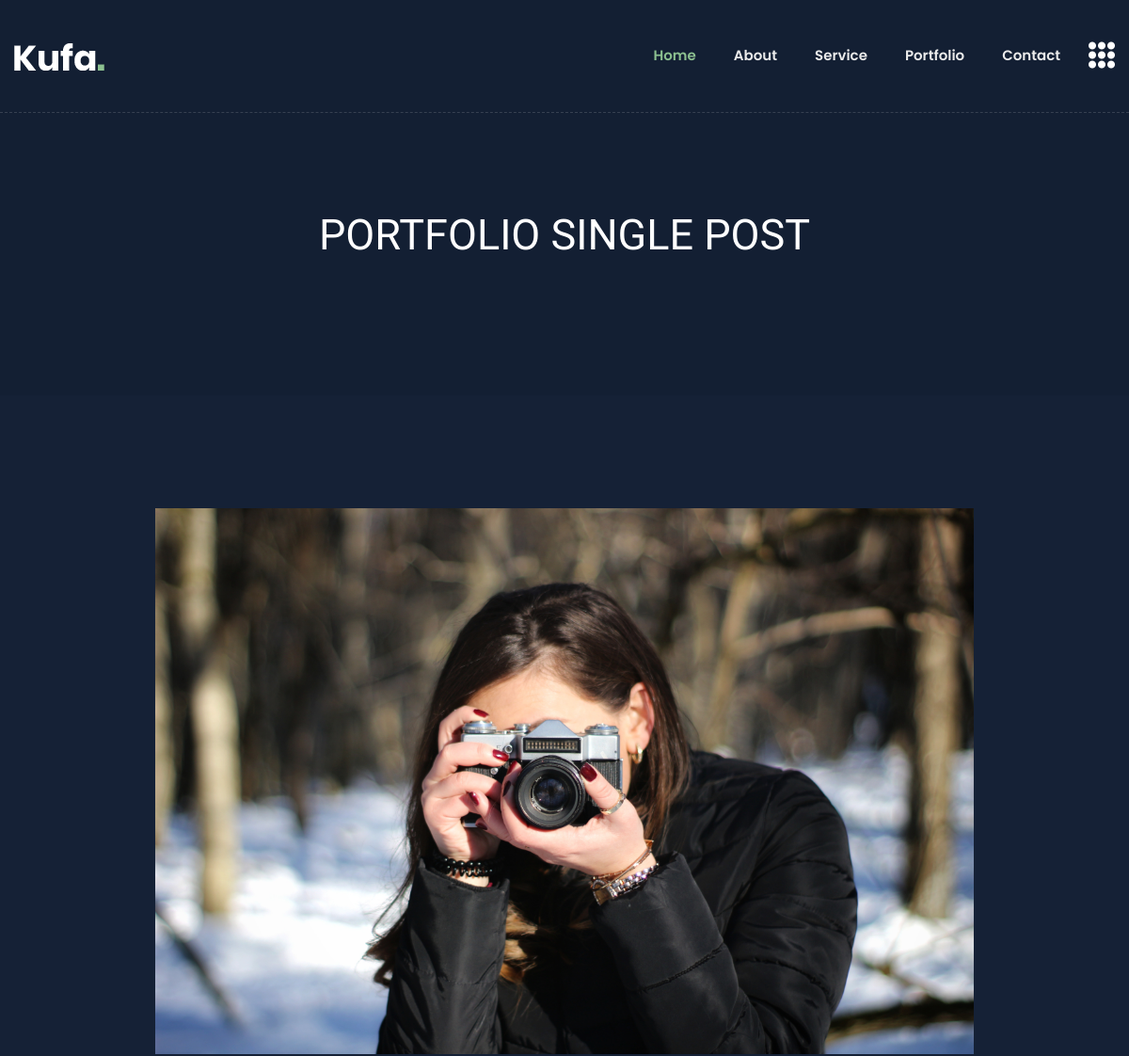
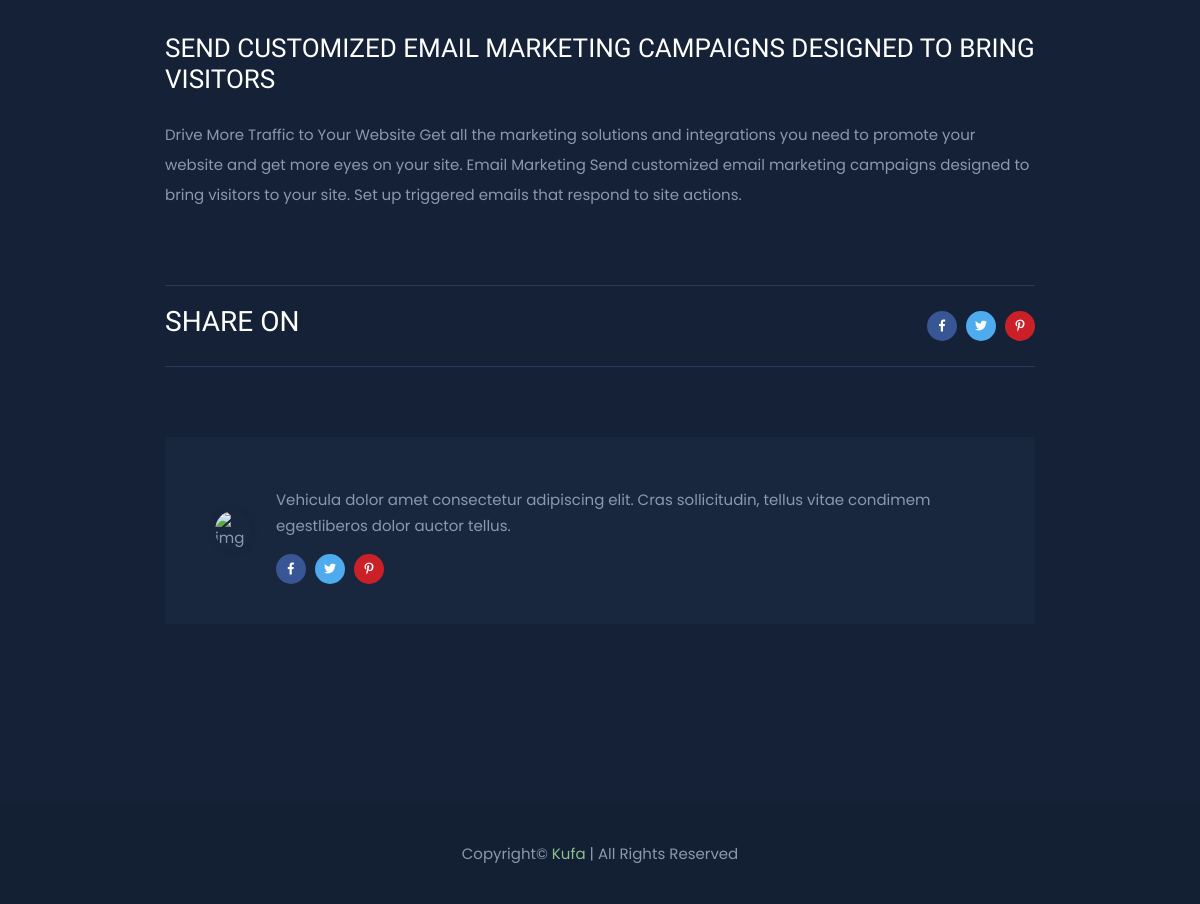
Screenshot of /work_details.php?id=24 with the database file from the repository (2 pictures, top to bottom).
### tables this page shows
CREATE TABLE `works` (
  `id` int(11) NOT NULL,
  `added_by` int(11) DEFAULT NULL,
  `category` varchar(100) NOT NULL,
  `project_name` varchar(100) NOT NULL,
  `title` varchar(255) NOT NULL,
  `desp` text NOT NULL,
  `project_image` varchar(60) NOT NULL,
  `status` int(11) NOT NULL DEFAULT 0
);

### work_details.php (the view, shortened to what this page needs)
<?php
require 'db.php';
$id = $_GET['id'];
$select = "SELECT * FROM works WHERE id=$id";
$select_result = mysqli_query($conn,$select);
$after_assoc = mysqli_fetch_assoc($select_result);
?>
<!doctype html>
<html class="no-js" lang="en">
<head>
        <link rel="stylesheet" href="css/bootstrap.min.css">
        <link rel="stylesheet" href="css/animate.min.css">
        <link rel="stylesheet" href="css/magnific-popup.css">
        <link rel="stylesheet" href="css/fontawesome-all.min.css">
        <link rel="stylesheet" href="css/flaticon.css">
        <link rel="stylesheet" href="css/slick.css">
        <link rel="stylesheet" href="css/aos.css">
        <link rel="stylesheet" href="css/default.css">
        <link rel="stylesheet" href="css/style.css">
        <link rel="stylesheet" href="css/responsive.css">
    </head>
    <body class="theme-bg">
        <header>
            <div id="header-sticky" class="transparent-header">
                <div class="container">
                    <div class="row">
                        <div class="col-xl-12">
                            <div class="main-menu">
                                <nav class="navbar navbar-expand-lg">
                                    <a href="index.html" class="navbar-brand logo-sticky-none"><img src="img/logo/logo.png" alt="Logo"></a>
                                    <div class="collapse navbar-collapse" id="navbarNav">
                                        <ul class="navbar-nav ml-auto">
                                            <li class="nav-item active"><a class="nav-link" href="#home">Home</a></li>
                                            <li class="nav-item"><a class="nav-link" href="#about">about</a></li>
                                            <li class="nav-item"><a class="nav-link" href="#service">service</a></li>
                                            <li class="nav-item"><a class="nav-link" href="#portfolio">portfolio</a></li>
                                            <li class="nav-item"><a class="nav-link" href="#contact">Contact</a></li>
                                        </ul>
                                    </div>
                                    <div class="header-btn">
                                        <a href="#" class="off-canvas-menu menu-tigger"><i class="flaticon-menu"></i></a>
                                    </div>
                                </nav>
                            </div>
                        </div>
                    </div>
                </div>
            </div>
        </header>
        <main>
            <section class="breadcrumb-area breadcrumb-bg d-flex align-items-center">
                <div class="container">
                    <div class="row justify-content-center">
                        <div class="col-md-10">
                            <div class="breadcrumb-content text-center">
                                <h2>Portfolio Single POST</h2>
                            </div>
                        </div>
                    </div>
                </div>
            </section>
            <section class="portfolio-details-area pt-120 pb-120">
                <div class="container">
                    <div class="row justify-content-center">
                        <div class="col-xl-9 col-lg-10">
                            <div class="single-blog-list">
                                <div class="blog-list-thumb mb-35">
                                    <img src="uploads/work/<?=$after_assoc['project_image']?>" alt="img">
                                </div>
                                <div class="blog-list-content blog-details-content portfolio-details-content">
                                    <h2><?=$after_assoc['title']?></h2>
                                    <p><?=$after_assoc['desp']?></p>
                                    <div class="blog-list-meta">
                                        <ul>
                                            <li class="blog-post-date">
                                                <h3>Share On</h3>
                                            </li>
                                            <li class="blog-post-share">
                                                <a href="#"><i class="fab fa-facebook-f"></i></a>
                                                <a href="#"><i class="fab fa-twitter"></i></a>
                                                <a href="#"><i class="fab fa-pinterest-p"></i></a>
                                            </li>
                                        </ul>
                                    </div>
                                </div>
                                <div class="avatar-post mt-70 mb-60">
                                    <?php
                                        $id = $after_assoc['added_by'];
                                        $select_user = "SELECT * FROM users WHERE id=$id";
                                        $select_user_result = mysqli_query($conn, $select_user);
                                        $select_user_assoc = mysqli_fetch_assoc($select_user_result);
                                    ?>
                                    <ul>
                                        <li>
                                            <div class="post-avatar-img">
                                                <img width="50" src="uploads/user/<?=$select_user_assoc['profile_photo']?>" alt="img">
                                            </div>
                                            <div class="post-avatar-content">
                                                <p>Vehicula dolor amet consectetur adipiscing elit. Cras sollicitudin, tellus vitae
                                                    condimem
                                                    egestliberos dolor auctor
                                                    tellus.</p>
                                                <div class="post-avatar-social mt-15">
                                                    <a href="#"><i class="fab fa-facebook-f"></i></a>
                                                    <a href="#"><i class="fab fa-twitter"></i></a>
                                                    <a href="#"><i class="fab fa-pinterest-p"></i></a>
                                                </div>
                                            </div>
                                        </li>
                                    </ul>
                                </div>
                            </div>
                        </div>
                    </div>
                </div>
            </section>
        </main>
        <footer>
            <div class="copyright-wrap primary-bg">
                <div class="container">
                    <div class="row align-items-center">
                        <div class="col-12">
                            <div class="copyright-text text-center">
                                <p>Copyright© <span>Kufa</span> | All Rights Reserved</p>
                            </div>
                        </div>
                    </div>
                </div>
            </div>
        </footer>
    </body>
</html>

### css/default.css (style rules this page uses)
.mt-15 { margin-top: 15px; }
.mt-70 { margin-top: 70px; }
.mb-35 { margin-bottom: 35px; }
.mb-60 { margin-bottom: 60px; }
.pt-120 { padding-top: 120px; }
.pb-120 { padding-bottom: 120px; }
.theme-bg { background: #152136; }
.primary-bg { background: #131f33; }

### css/style.css (style rules this page uses)
body { font-family: 'Poppins', sans-serif; font-weight: normal; font-style: normal; font-size: 15px; color: #8b98af; }
a, .button { -webkit-transition: all 0.3s ease-out 0s; -moz-transition: all 0.3s ease-out 0s; -ms-transition: all 0.3s ease-out 0s; -o-transition: all 0.3s ease-out 0s; transition: all 0.3s ease-out 0s; }
a, button { color: #1696e7; outline: medium none; }
h1, h2, h3, h4, h5, h6 { font-family: 'Baloo Bhaijaan', cursive; color: #ffffff; margin-top: 0px; font-style: normal; font-weight: 400; text-transform: normal; }
h2 { font-size: 35px; }
h3 { font-size: 28px; }
ul { margin: 0px; padding: 0px; }
li { list-style: none }
p { font-size: 15px; font-weight: normal; line-height: 2; color: #8b98af; margin-bottom: 15px; }
*::placeholder { color: #555555; font-size: 14px; opacity: 1; }
.transparent-header { position: absolute; left: 0; top: 0; width: 100%; height: auto; z-index: 9; padding: 18px 0; border-bottom: 1px dashed rgba(255,255,255,.15); }
.main-menu .navbar { padding: 0; }
.main-menu .nav-item { display: inline-block; margin-left: 40px; }
.main-menu .nav-item:first-child { margin-left: 0px; }
.main-menu .navbar-expand-lg .navbar-nav .nav-link { padding: 30px 0; font-size: 15px; font-weight: 600; text-transform: capitalize; }
.main-menu .navbar-expand-lg .navbar-nav .nav-link, .header-search a { color: #ebebeb; }
.header-btn { margin-left: 30px; display: flex; align-items: center; }
.header-btn a.off-canvas-menu { font-size: 28px; color: #fff; line-height: 1; margin-left: 30px; display: inline-block; }
.main-menu .navbar-expand-lg .navbar-nav .nav-link:hover, .main-menu .navbar-expand-lg .navbar-nav .nav-item.active .nav-link, .header-search a:hover, .social-icon-right > a:hover, .header-btn a.off-canvas-menu:hover { color: #8cc090; }
.breadcrumb-bg { min-height: 450px; position: relative; z-index: 1; background: #131f33; }
.breadcrumb-bg::before { content: ""; position: absolute; left: 0; top: 0; width: 100%; height: 100%; opacity: .9; }
.breadcrumb-content { margin-top: 75px; }
.breadcrumb-content h2 { font-size: 45px; color: #fff; text-transform: uppercase; margin-bottom: 10px; }
.blog-list-thumb img { width: 100%; }
.blog-list-content h2 { color: #ffffff; font-size: 30px; margin-bottom: 25px; text-transform: uppercase; }
.blog-list-content p { font-size: 15px; line-height: 2; font-weight: 400; margin-bottom: 45px; }
.blog-list-meta > ul { display: flex; justify-content: space-between; align-items: center; border-top: 1px solid #283b5b; border-bottom: 1px solid #283b5b; padding: 19px 0; }
.blog-list-meta ul li.blog-post-date { font-size: 14px; font-weight: 400; text-transform: uppercase; }
.blog-list-meta ul li.blog-post-share a, .post-avatar-social a { display: inline-block; height: 30px; width: 30px; line-height: 30px; background: #385594; text-align: center; font-size: 12px; border-radius: 50%; color: #fff; margin-left: 5px; }
.blog-list-meta ul li.blog-post-share a:nth-child(2), .post-avatar-social a:nth-child(2) { background: #4eabee; }
.blog-list-meta ul li.blog-post-share a:last-child, .post-avatar-social a:last-child { background: #cb2027; }
.blog-details-content p { margin-bottom: 10px; }
.blog-details-content .blog-list-meta { margin-top: 75px; }
.avatar-post { background: #19273e; padding: 40px 50px; }
.avatar-post ul li { display: flex; align-items: center; }
.post-avatar-img { margin-right: 25px; }
.post-avatar-img img { border-radius: 50%; box-shadow: 0px 0px 9px 0px rgba(0, 0, 0, 0.16); }
.post-avatar-content p { font-size: 15px; line-height: 26px; margin-bottom: 0; font-weight: 400; }
.post-avatar-social a:first-child { margin-left: 0; }
.copyright-wrap { padding: 35px 0; }
.copyright-text p { margin-bottom: 0; }
.copyright-text p span { color: #8cc090; }

### css/responsive.css (style rules this page uses)
@media (min-width: 992px) and (max-width: 1200px) { .header-btn a.off-canvas-menu { margin-left: 0; display: inline-block; } }
@media (min-width: 992px) and (max-width: 1200px) { .blog-list-content h2 { font-size: 26px; } }
@media (min-width: 992px) and (max-width: 1200px) { .breadcrumb-bg { min-height: 420px; } }
@media (min-width: 992px) and (max-width: 1200px) { .breadcrumb-content { margin-top: 90px; } }

### rows the page displays
works: project_image (picture), title "SEND CUSTOMIZED EMAIL MARKETING CAMPAIGNS DESIGNED TO BRING VISITORS", desp "Drive More Traffic to Your Website Get all the marketing solutions and integrations you need to promote your website and get more eyes on your site. Email Marketing Send customized email marketing campaigns designed to bring visitors to your site. Set up triggered emails that respond to site actions."
